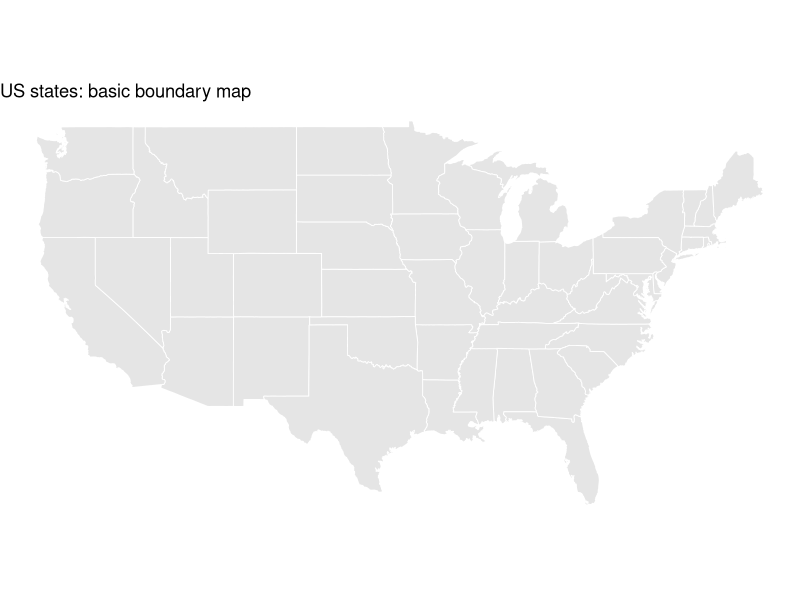
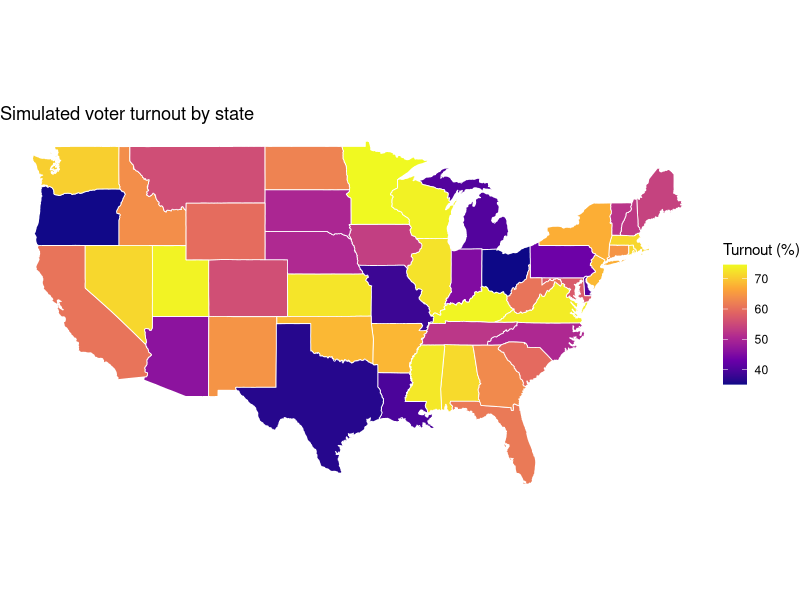
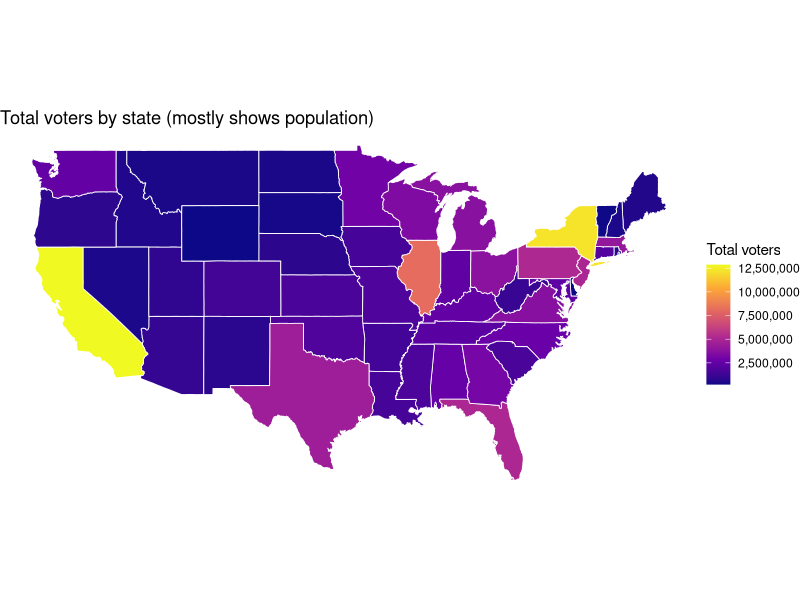
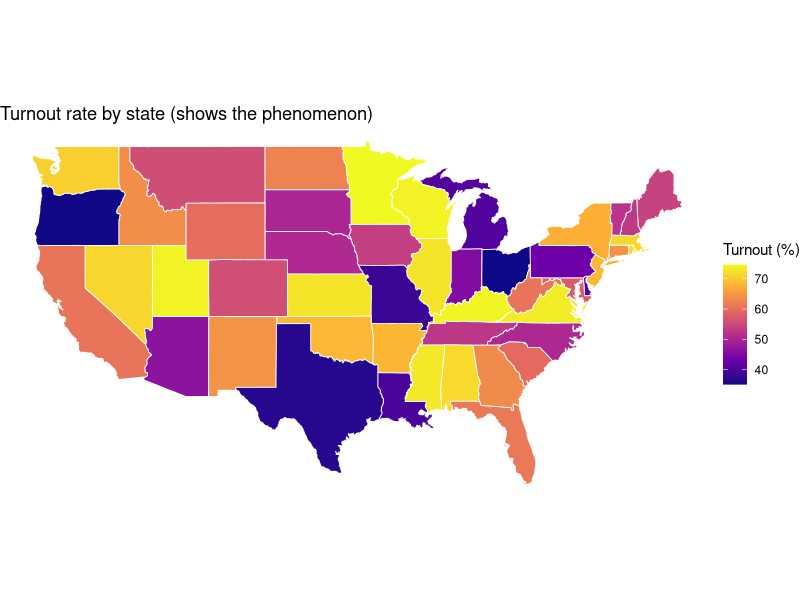
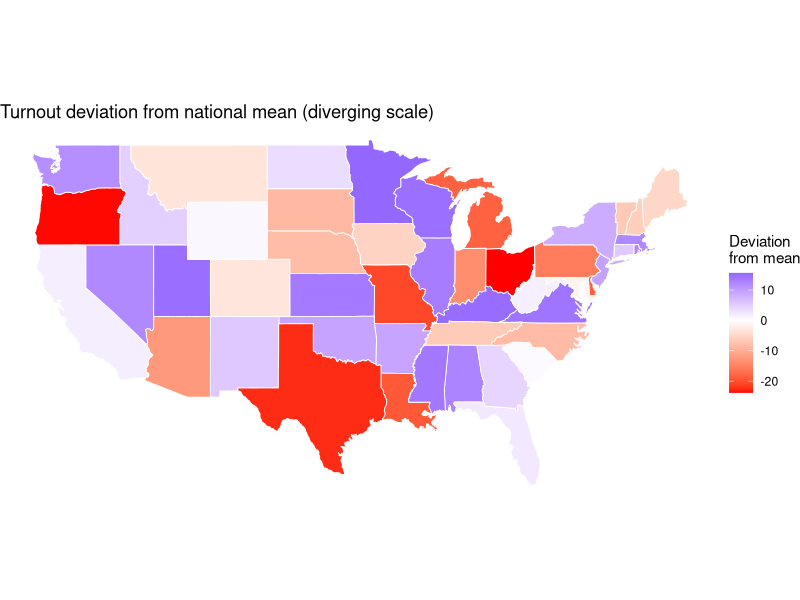
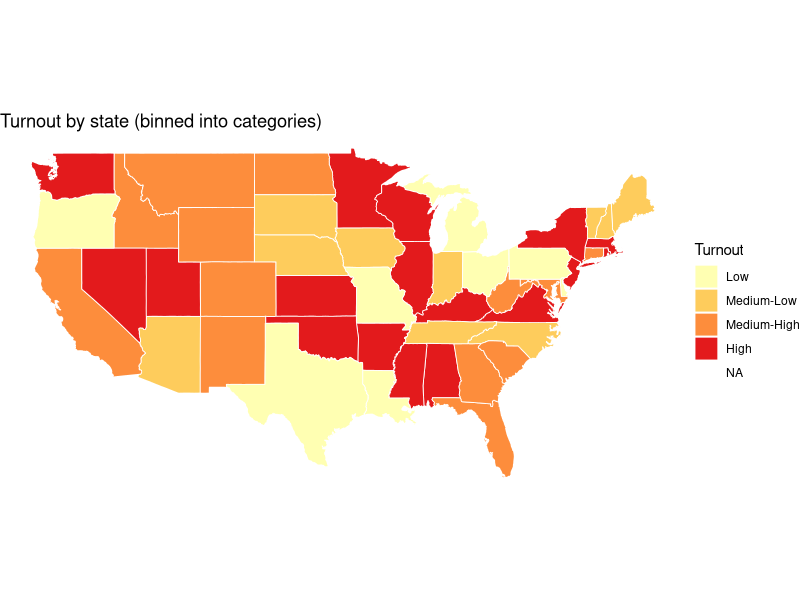
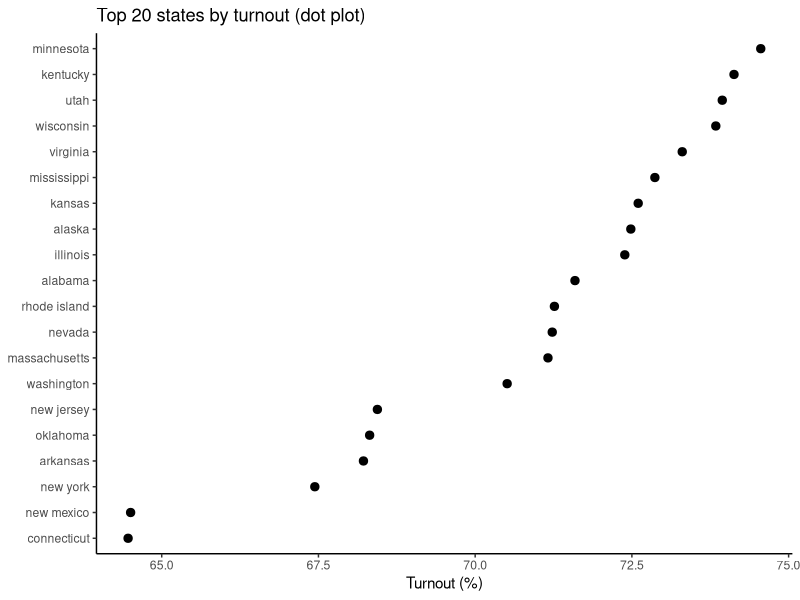

Generate these figures, in order, with R:
## ---- chunk 1
library(ggplot2)
library(dplyr)
library(tidyr)
library(sf)
library(maps)
library(scales)

set.seed(42)
## ---- chunk 2
us_states <- map_data("state")

ggplot(us_states, aes(x = long, y = lat, group = group)) +
  geom_polygon(fill = "grey90", color = "white", linewidth = 0.3) +
  coord_quickmap() +
  theme_void() +
  labs(title = "US states: basic boundary map")
## ---- chunk 3
state_data <- data.frame(
  region = tolower(state.name),
  turnout = runif(50, 35, 75),
  pop = state.x77[, "Population"] * 1000,
  college = state.x77[, "HS Grad"]
) %>%
  mutate(
    turnout_cat = cut(turnout, breaks = c(0, 45, 55, 65, 100),
                      labels = c("Low", "Medium-Low", "Medium-High", "High"))
  )
## ---- chunk 4
us_merged <- us_states %>%
  left_join(state_data, by = "region")

ggplot(us_merged, aes(x = long, y = lat, group = group, fill = turnout)) +
  geom_polygon(color = "white", linewidth = 0.3) +
  coord_quickmap() +
  scale_fill_viridis_c(option = "C", name = "Turnout (%)") +
  theme_void() +
  labs(title = "Simulated voter turnout by state")
## ---- chunk 5
state_data <- state_data %>%
  mutate(voters = round(pop * turnout / 100))

us_merged <- us_states %>%
  left_join(state_data, by = "region")

ggplot(us_merged, aes(x = long, y = lat, group = group, fill = voters)) +
  geom_polygon(color = "white", linewidth = 0.3) +
  coord_quickmap() +
  scale_fill_viridis_c(option = "C", name = "Total voters", labels = comma) +
  theme_void() +
  labs(title = "Total voters by state (mostly shows population)")
## ---- chunk 6
ggplot(us_merged, aes(x = long, y = lat, group = group, fill = turnout)) +
  geom_polygon(color = "white", linewidth = 0.3) +
  coord_quickmap() +
  scale_fill_viridis_c(option = "C", name = "Turnout (%)") +
  theme_void() +
  labs(title = "Turnout rate by state (shows the phenomenon)")
## ---- chunk 7
state_data <- state_data %>%
  mutate(turnout_dev = turnout - mean(turnout))

us_merged <- us_states %>%
  left_join(state_data, by = "region")

ggplot(us_merged, aes(x = long, y = lat, group = group, fill = turnout_dev)) +
  geom_polygon(color = "white", linewidth = 0.3) +
  coord_quickmap() +
  scale_fill_gradient2(low = "red", mid = "white", high = "blue",
                       midpoint = 0, name = "Deviation\nfrom mean") +
  theme_void() +
  labs(title = "Turnout deviation from national mean (diverging scale)")
## ---- chunk 8
ggplot(us_merged, aes(x = long, y = lat, group = group, fill = turnout_cat)) +
  geom_polygon(color = "white", linewidth = 0.3) +
  coord_quickmap() +
  scale_fill_brewer(palette = "YlOrRd", name = "Turnout") +
  theme_void() +
  labs(title = "Turnout by state (binned into categories)")
## ---- chunk 9
state_data_sorted <- state_data %>%
  mutate(region = reorder(region, turnout)) %>%
  slice_max(turnout, n = 20)

ggplot(state_data_sorted, aes(x = turnout, y = region)) +
  geom_point(size = 2.5) +
  theme_classic() +
  labs(x = "Turnout (%)", y = NULL,
       title = "Top 20 states by turnout (dot plot)")
